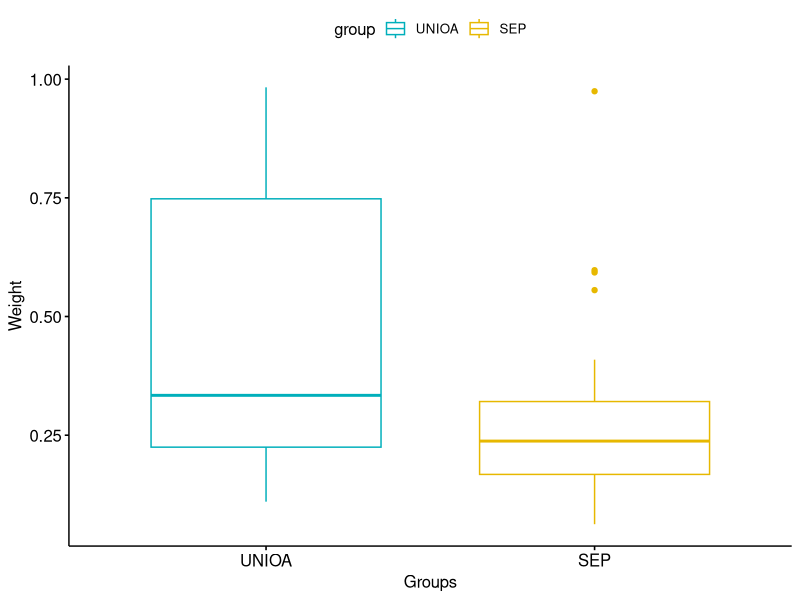

Reproduce this figure in R. (Note: this script raises an error after producing the figure.)
## ---- chunk 1
library("dplyr")
library("ggpubr")
## ---- chunk 2
# after = SEP
SEP <-c(0.592811297523504, 0.274207275356414, 0.123734380901597, 0.105473638730728,
           0.974492784776378, 0.198267981197123, 0.209894669805535, 0.381324909980299,
           0.256994086803554, 0.0624391209526535, 0.125979604272215, 0.147526780777101,
           0.174014556648603, 0.409136515782766, 0.185750120564122, 0.227929091523743,
           0.26483488184518, 0.202765112677812, 0.300743969601457, 0.252972360320964,
           0.555558404114633, 0.597527835824613, 0.24725885603753, 0.122990628181553)
# before = UNIOA
UNIOA <-c(0.880355370635982, 0.745422732431278, 0.203610242068151, 0.149415148908378,
           0.982710583000113, 0.334944826908085, 0.823914900506104, 0.423326229721561, 
           0.3488849367898, 0.11001302299453, 0.126135569310047, 0.332949428618834, 
           0.241350408793832, 0.803188571596554, 0.167651184249934, 0.266041774395902, 
           0.713202771938717, 0.337490434541231, 0.2733943488908, 0.232000995367849, 
           0.771165529096646, 0.755452942088013, 0.231856921402834, 0.112681340696073)
# Create a data frame
my_data <- data.frame( 
                group = rep(c("UNIOA", "SEP"), each = 24),
                weight = c(UNIOA,  SEP)
                )
## ---- chunk 3

group_by(my_data, group) %>%
  summarise(
    count = n(),
    median = median(weight, na.rm = TRUE),
    IQR = IQR(weight, na.rm = TRUE)
  )
## ---- chunk 4
ggboxplot(my_data, x = "group", y = "weight", 
          color = "group", palette = c("#00AFBB", "#E7B800"),
          order = c("UNIOA", "SEP"),
          ylab = "Weight", xlab = "Groups")
## ---- chunk 5
wilcox.test(UNIOA, SEP, paired = TRUE, alternative = 'greater')
## ---- chunk 6
wilcox.test(weight ~ group, data = my_data, paired = TRUE,
       alternative = "greater")
